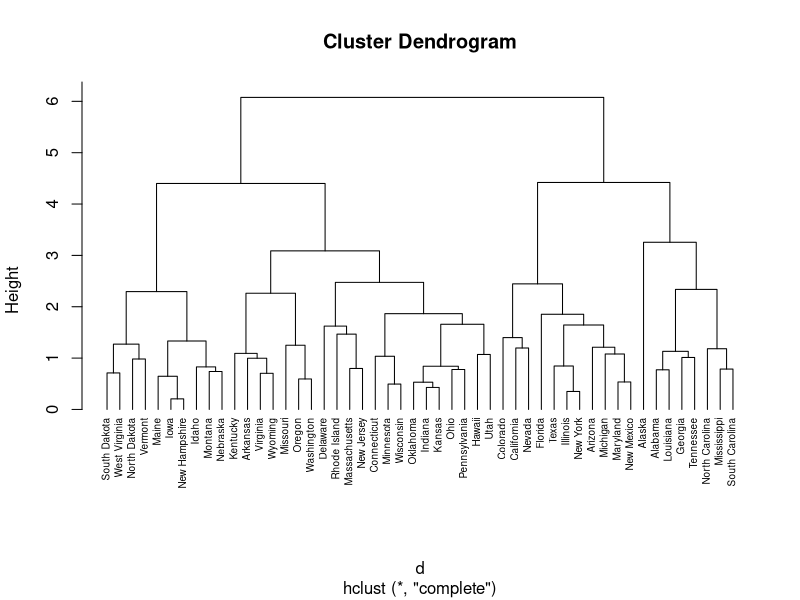

This chart was generated by the following R code:
# clustering: hierarchical and non-hierachical
# hierarchical: agglomorative and divisive

data(USArrests)

head(USArrests)

arrests <- na.omit(USArrests)
# standard normalization
arrests_norm <- scale(arrests)

head(arrests_norm)

# distance matrix
d  <- dist(arrests_norm, method='euclidean')
# hierarchical clustering
hc <- hclust(d, method='complete')

plot(hc, cex=0.6, hang=-1)  # cex = scaling factor

# cut dendogram into 4 clusters
sub_grp <- cutree(hc, k=4)
sub_grp

